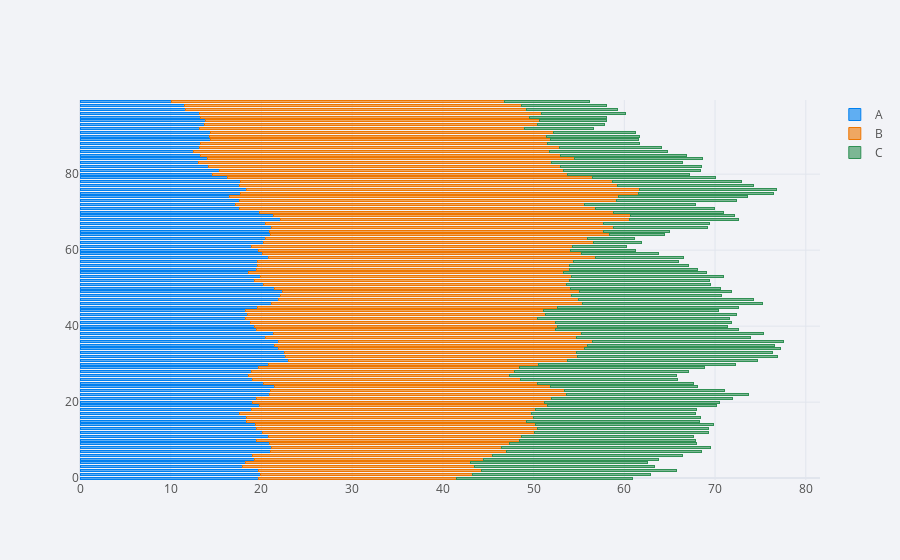

Here is the notebook cell this chart was saved with:
### Code cell
df.iplot(kind = 'barh', barmode='stack', bargap=0.5)
